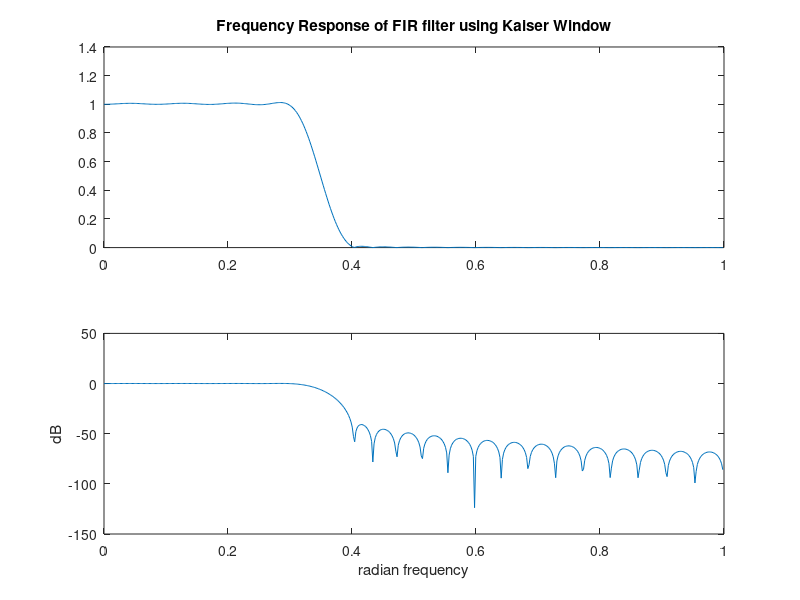

Source code (MATLAB): (Note: this script raises an error after producing the figure.)
wsample = 100;
wp = 15;
ws = 20;
wpn = 2*wp/wsample;
wsn = 2*ws/wsample;
wn = (wpn + wsn)/2;
Rs = 40;
beta = 0.5842.*(Rs-21)^0.4+0.07886.*(Rs-21);
dw = (wsn - wpn)/2;
M = ((Rs-7.95)./(14.36*dw)) + 1;
N = round(M);
Kaiser_window_length = N
wk = kaiser(N,beta);
bk = fir1(N-1,wn,wk);
[H,w] = freqz(bk,1,512);
subplot(2,1,1);
plot(w/pi,abs(H));
title('Frequency Response of FIR filter using Kaiser Window');
subplot(2,1,2);
plot(w/pi,20*log10(abs(H)));
xlabel('radian frequency');
ylabel('dB');
figure('Name','impulse response');
nk = 0:N-1;
dimpulse(nk,bk);
title('Impulse Response of the FIR filter');